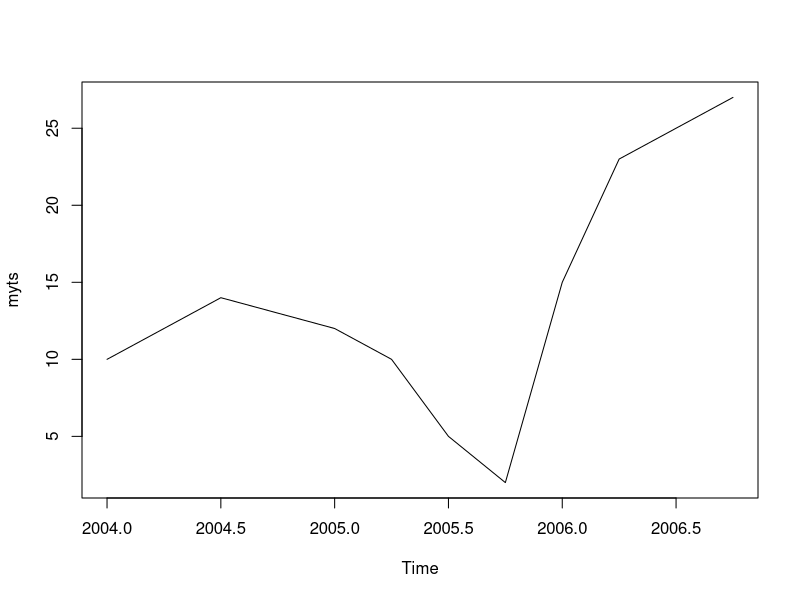

Recreate this plot in R.
## ---- chunk 1
data("AirPassengers")     # Air passengers 
data("lynx")              # Lynx Trappings
data("lh")                # Luteinizing Hormone
data("EuStockMarkets")    # Eu Stock Markets
data("co2")               # Mauna Loa CO2
## ---- chunk 2
myts <- ts(c(10,12,14,13,12,10,5,2,15,23,25,27), start=2004, freq=4)
myts
start(myts)
end(myts)
frequency(myts)
deltat(ts)
time(myts)
window(myts, start=2005, end=2006)
plot(myts)
